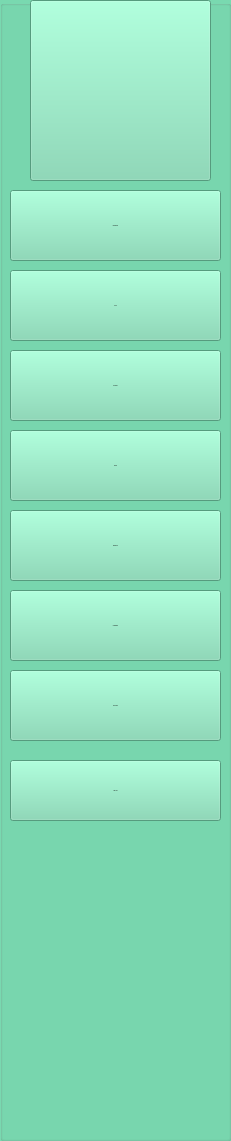
   <widget class="QGroupBox" name="groupBox">
    <property name="geometry">
     <rect>
      <x>0</x>
      <y>0</y>
      <width>231</width>
      <height>1141</height>
     </rect>
    </property>
    <property name="styleSheet">
     <string notr="true">background:#79d9b0; 
width:150px;</string>
    </property>
    <property name="title">
     <string/>
    </property>
    <widget class="QPushButton" name="pushButton_48">
     <property name="geometry">
      <rect>
       <x>10</x>
       <y>270</y>
       <width>211</width>
       <height>71</height>
      </rect>
     </property>
     <property name="font">
      <font>
       <family>Sitka Display Semibold</family>
       <pointsize>-1</pointsize>
       <italic>false</italic>
       <fontweight>DemiBold</fontweight>
      </font>
     </property>
     <property name="styleSheet">
      <string notr="true">          background-color:white;
font: 600 25px &quot;Sitka Display Semibold&quot;;
 QPushButton {
        background-color:blue; // Green background
        color: white;             // White text
        border: none;            // No border
        border-radius: 10px;      // Rounded corners
        padding: 10px 20px;       // Padding inside the button
        font-size: 16px;          // Font size
        font-weight: bold;        // Bold text
font: 600 25px &quot;Sitka Display Semibold&quot;;
    }
    QPushButton:hover {
       background-color: green;// Darker green on hover
    }
    QPushButton:pressed {
       background-color: #3e8e41; // Even darker green when pressed
    }
 </string>
     </property>
     <property name="text">
      <string>Stock</string>
     </property>
     <property name="icon">
      <iconset resource="background.qrc">
       <normaloff>:/resources/stock.png</normaloff>:/resources/stock.png</iconset>
     </property>
     <property name="iconSize">
      <size>
       <width>65</width>
       <height>100</height>
      </size>
     </property>
    </widget>
    <widget class="QPushButton" name="pushButton_49">
     <property name="geometry">
      <rect>
       <x>10</x>
       <y>350</y>
       <width>211</width>
       <height>71</height>
      </rect>
     </property>
     <property name="font">
      <font>
       <family>Sitka Display Semibold</family>
       <pointsize>-1</pointsize>
       <italic>false</italic>
       <fontweight>DemiBold</fontweight>
      </font>
     </property>
     <property name="styleSheet">
      <string notr="true">          background-color:white;
font: 600 25px &quot;Sitka Display Semibold&quot;;
 QPushButton {
        background-color:blue; // Green background
        color: white;             // White text
        border: none;            // No border
        border-radius: 10px;      // Rounded corners
        padding: 10px 20px;       // Padding inside the button
        font-size: 16px;          // Font size
        font-weight: bold;        // Bold text
font: 600 25px &quot;Sitka Display Semibold&quot;;
    }
    QPushButton:hover {
       background-color: #45a049;// Darker green on hover
    }
    QPushButton:pressed {
       background-color: #3e8e41; // Even darker green when pressed
    }
 </string>
     </property>
     <property name="text">
      <string>Providers</string>
     </property>
     <property name="icon">
      <iconset resource="background.qrc">
       <normaloff>:/background/resources/supplier.png</normaloff>:/background/resources/supplier.png</iconset>
     </property>
     <property name="iconSize">
      <size>
       <width>65</width>
       <height>90</height>
      </size>
     </property>
    </widget>
    <widget class="QPushButton" name="pushButton_50">
     <property name="geometry">
      <rect>
       <x>10</x>
       <y>760</y>
       <width>211</width>
       <height>61</height>
      </rect>
     </property>
     <property name="font">
      <font>
       <family>Sitka Display Semibold</family>
       <pointsize>-1</pointsize>
       <italic>false</italic>
       <fontweight>DemiBold</fontweight>
      </font>
     </property>
     <property name="styleSheet">
      <string notr="true">          background-color:white;
font: 600 25px &quot;Sitka Display Semibold&quot;;
 QPushButton {
        background-color:blue; // Green background
        color: white;             // White text
        border: none;            // No border
        border-radius: 10px;      // Rounded corners
        padding: 10px 20px;       // Padding inside the button
        font-size: 16px;          // Font size
        font-weight: bold;        // Bold text
font: 600 25px &quot;Sitka Display Semibold&quot;;
    }
    QPushButton:hover {
       background-color: #45a049;// Darker green on hover
    }
    QPushButton:pressed {
       background-color: #3e8e41; // Even darker green when pressed
    }
 </string>
     </property>
     <property name="text">
      <string>Sign Out</string>
     </property>
     <property name="icon">
      <iconset resource="background.qrc">
       <normaloff>:/background/resources/signout.jpg</normaloff>:/background/resources/signout.jpg</iconset>
     </property>
     <property name="iconSize">
      <size>
       <width>65</width>
       <height>50</height>
      </size>
     </property>
    </widget>
    <widget class="QPushButton" name="pushButton_51">
     <property name="geometry">
      <rect>
       <x>10</x>
       <y>430</y>
       <width>211</width>
       <height>71</height>
      </rect>
     </property>
     <property name="font">
      <font>
       <family>Sitka Display Semibold</family>
       <pointsize>-1</pointsize>
       <italic>false</italic>
       <fontweight>DemiBold</fontweight>
      </font>
     </property>
     <property name="styleSheet">
      <string notr="true">          background-color:white;
font: 600 25px &quot;Sitka Display Semibold&quot;;
 QPushButton {
        background-color:blue; // Green background
        color: white;             // White text
        border: none;            // No border
        border-radius: 10px;      // Rounded corners
        padding: 10px 20px;       // Padding inside the button
        font-size: 16px;          // Font size
        font-weight: bold;        // Bold text
font: 600 25px &quot;Sitka Display Semibold&quot;;
    }
    QPushButton:hover {
       background-color: #45a049;// Darker green on hover
    }
    QPushButton:pressed {
       background-color: #3e8e41; // Even darker green when pressed
    }
 </string>
     </property>
     <property name="text">
      <string>Profile</string>
     </property>
     <property name="icon">
      <iconset resource="background.qrc">
       <normaloff>:/background/resources/profil.png</normaloff>:/background/resources/profil.png</iconset>
     </property>
     <property name="iconSize">
      <size>
       <width>65</width>
       <height>90</height>
      </size>
     </property>
    </widget>
    <widget class="QPushButton" name="pushButton_52">
     <property name="geometry">
      <rect>
       <x>10</x>
       <y>590</y>
       <width>211</width>
       <height>71</height>
      </rect>
     </property>
     <property name="font">
      <font>
       <family>Sitka Display Semibold</family>
       <pointsize>-1</pointsize>
       <italic>false</italic>
       <fontweight>DemiBold</fontweight>
      </font>
     </property>
     <property name="styleSheet">
      <string notr="true">          background-color:white;
font: 600 25px &quot;Sitka Display Semibold&quot;;
 QPushButton {
        background-color:blue; // Green background
        color: white;             // White text
        border: none;            // No border
        border-radius: 10px;      // Rounded corners
        padding: 10px 20px;       // Padding inside the button
        font-size: 16px;          // Font size
        font-weight: bold;        // Bold text
font: 600 25px &quot;Sitka Display Semibold&quot;;
    }
    QPushButton:hover {
       background-color: #45a049;// Darker green on hover
    }
    QPushButton:pressed {
       background-color: #3e8e41; // Even darker green when pressed
    }
 </string>
     </property>
     <property name="text">
      <string>Complaints</string>
     </property>
     <property name="icon">
      <iconset resource="background.qrc">
       <normaloff>:/background/resources/complaint.png</normaloff>:/background/resources/complaint.png</iconset>
     </property>
     <property name="iconSize">
      <size>
       <width>65</width>
       <height>90</height>
      </size>
     </property>
    </widget>
    <widget class="QPushButton" name="pushButton_53">
     <property name="geometry">
      <rect>
       <x>10</x>
       <y>510</y>
       <width>211</width>
       <height>71</height>
      </rect>
     </property>
     <property name="font">
      <font>
       <family>Sitka Display Semibold</family>
       <pointsize>-1</pointsize>
       <italic>false</italic>
       <fontweight>DemiBold</fontweight>
      </font>
     </property>
     <property name="styleSheet">
      <string notr="true">          background-color:white;
font: 600 25px &quot;Sitka Display Semibold&quot;;
 QPushButton {
        background-color:blue; // Green background
        color: white;             // White text
        border: none;            // No border
        border-radius: 10px;      // Rounded corners
        padding: 10px 20px;       // Padding inside the button
        font-size: 16px;          // Font size
        font-weight: bold;        // Bold text
font: 600 25px &quot;Sitka Display Semibold&quot;;
    }
    QPushButton:hover {
       background-color: #45a049;// Darker green on hover
    }
    QPushButton:pressed {
       background-color: #3e8e41; // Even darker green when pressed
    }
 </string>
     </property>
     <property name="text">
      <string>Employers</string>
     </property>
     <property name="icon">
      <iconset resource="background.qrc">
       <normaloff>:/background/resources/employee.png</normaloff>:/background/resources/employee.png</iconset>
     </property>
     <property name="iconSize">
      <size>
       <width>65</width>
       <height>90</height>
      </size>
     </property>
    </widget>
    <widget class="QPushButton" name="pushButton_54">
     <property name="geometry">
      <rect>
       <x>10</x>
       <y>670</y>
       <width>211</width>
       <height>71</height>
      </rect>
     </property>
     <property name="font">
      <font>
       <family>Sitka Display Semibold</family>
       <pointsize>-1</pointsize>
       <italic>false</italic>
       <fontweight>DemiBold</fontweight>
      </font>
     </property>
     <property name="styleSheet">
      <string notr="true">          background-color:white;
font: 600 25px &quot;Sitka Display Semibold&quot;;
 QPushButton {
        background-color:blue; // Green background
        color: white;             // White text
        border: none;            // No border
        border-radius: 10px;      // Rounded corners
        padding: 10px 20px;       // Padding inside the button
        font-size: 16px;          // Font size
        font-weight: bold;        // Bold text
font: 600 25px &quot;Sitka Display Semibold&quot;;
    }
    QPushButton:hover {
       background-color: #45a049;// Darker green on hover
    }
    QPushButton:pressed {
       background-color: #3e8e41; // Even darker green when pressed
    }
 </string>
     </property>
     <property name="text">
      <string>Purchases</string>
     </property>
     <property name="icon">
      <iconset resource="background.qrc">
       <normaloff>:/background/resources/purchases.png</normaloff>:/background/resources/purchases.png</iconset>
     </property>
     <property name="iconSize">
      <size>
       <width>65</width>
       <height>70</height>
      </size>
     </property>
    </widget>
    <widget class="QPushButton" name="pushButton_55">
     <property name="geometry">
      <rect>
       <x>10</x>
       <y>190</y>
       <width>211</width>
       <height>71</height>
      </rect>
     </property>
     <property name="font">
      <font>
       <family>Sitka Display Semibold</family>
       <pointsize>-1</pointsize>
       <italic>false</italic>
       <fontweight>DemiBold</fontweight>
      </font>
     </property>
     <property name="styleSheet">
      <string notr="true">          background-color:white;
font: 600 25px &quot;Sitka Display Semibold&quot;;
 QPushButton {
        background-color:blue; // Green background
        color: white;             // White text
        border: none;            // No border
        border-radius: 10px;      // Rounded corners
        padding: 10px 20px;       // Padding inside the button
        font-size: 16px;          // Font size
        font-weight: bold;        // Bold text
font: 600 25px &quot;Sitka Display Semibold&quot;;
    }
    QPushButton:hover {
       background-color: green;// Darker green on hover
    }
    QPushButton:pressed {
       background-color: #3e8e41; // Even darker green when pressed
    }
 </string>
     </property>
     <property name="text">
      <string>DashBoard</string>
     </property>
     <property name="icon">
      <iconset resource="background.qrc">
       <normaloff>:/background/resources/dashboard.png</normaloff>:/background/resources/dashboard.png</iconset>
     </property>
     <property name="iconSize">
      <size>
       <width>65</width>
       <height>100</height>
      </size>
     </property>
    </widget>
    <widget class="QPushButton" name="pushButton_56">
     <property name="geometry">
      <rect>
       <x>30</x>
       <y>0</y>
       <width>181</width>
       <height>181</height>
      </rect>
     </property>
     <property name="font">
      <font>
       <family>Sitka Display Semibold</family>
       <pointsize>-1</pointsize>
       <italic>false</italic>
       <fontweight>DemiBold</fontweight>
      </font>
     </property>
     <property name="styleSheet">
      <string notr="true">          background-color:white;
font: 600 25px &quot;Sitka Display Semibold&quot;;
 QPushButton {
        background-color:blue; // Green background
        color: white;             // White text
        border: none;            // No border
        border-radius: 10px;      // Rounded corners
        padding: 10px 20px;       // Padding inside the button
        font-size: 16px;          // Font size
        font-weight: bold;        // Bold text
font: 600 25px &quot;Sitka Display Semibold&quot;;
    }
    QPushButton:hover {
       background-color: green;// Darker green on hover
    }
    QPushButton:pressed {
       background-color: #3e8e41; // Even darker green when pressed
    }
 </string>
     </property>
     <property name="text">
      <string/>
     </property>
     <property name="icon">
      <iconset resource="background.qrc">
       <normaloff>:/background/resources/logo.png</normaloff>:/background/resources/logo.png</iconset>
     </property>
     <property name="iconSize">
      <size>
       <width>250</width>
       <height>280</height>
      </size>
     </property>
    </widget>
   </widget>
